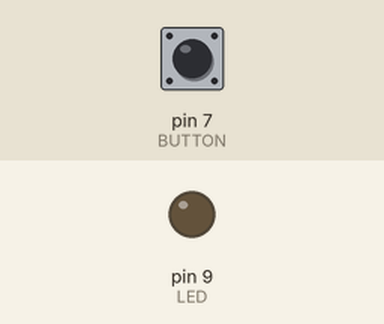
Bench run of a sketch on a simulated Arduino Uno, built with avr-gcc and run on an emulated ATmega328P. Shown: output pins drawn as LEDs (lit = HIGH). Inputs (shaded band) come from the test bench; at power-on: pin 7 (BUTTON) LOW.

Above: at 1.2 s.
1.3 s: pin 7 (BUTTON) pulled HIGH for 1 s
At 2.8 s:
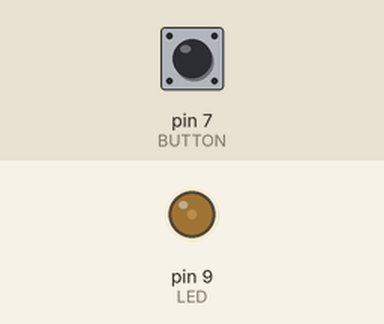
3.8 s: pin 7 (BUTTON) pulled HIGH for 3.2 s
At 5.05 s:
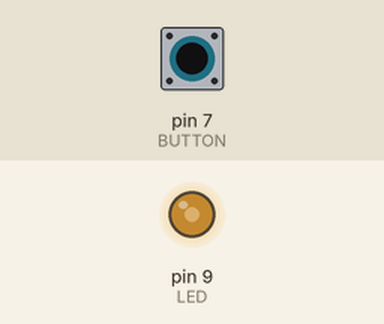
8.5 s: pin 7 (BUTTON) pulled HIGH for 0.15 s
At 9.8 s:
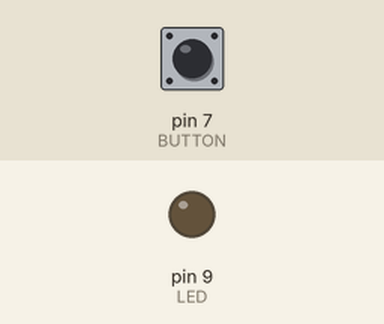
Timing chart, 0 to 11.5 s (numbered marks = the images above; inputs shaded):
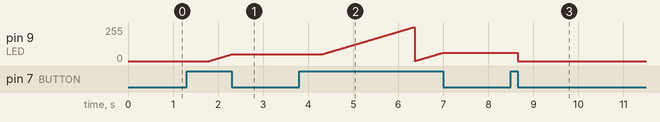

The sketch:

press_and_hold.ino
```cpp
const int BUTTON = 7;
const int LED = 9;

unsigned long start_time = 0;

int current_brightness = 0;

boolean did_press = false;
boolean did_hold = false;
boolean on = false;

void setup() {
    pinMode(BUTTON, INPUT);
    pinMode(LED, OUTPUT);
    digitalWrite(LED, LOW);
}

// Prevent oscillations in the switch pins from triggering the logic
int debounceButton() {
  delay(10);
  return digitalRead(BUTTON);
}

void toggleLED() {
  current_brightness = (on ? 0 : 255);
  analogWrite(LED, current_brightness);
  on = !on;
}

void loop() {
  int current_time = millis();
  if (debounceButton()) {
    did_press = true;
    if (start_time == 0) start_time = current_time;

    did_hold = (current_time - start_time) > 500;
    if (did_hold) {
      if (++current_brightness > 255) {
        current_brightness = 0;
        on = false;
      }
      else {
        on = true;
      }
      analogWrite(LED, current_brightness);
    }
  }
  else {
    if (did_press) {
      if (!did_hold) {
        toggleLED();
      }
      start_time = 0;
    }
    did_press = false;
  }
}
```

Measured:
- after the input at 1.3 s, pin 9 (LED): moves from 0/255 to 50/255 over 0.49 s, starting after 0.50 s
- after the input at 8.5 s, pin 9 (LED): 63/255 → 0/255 after 0.16 s
